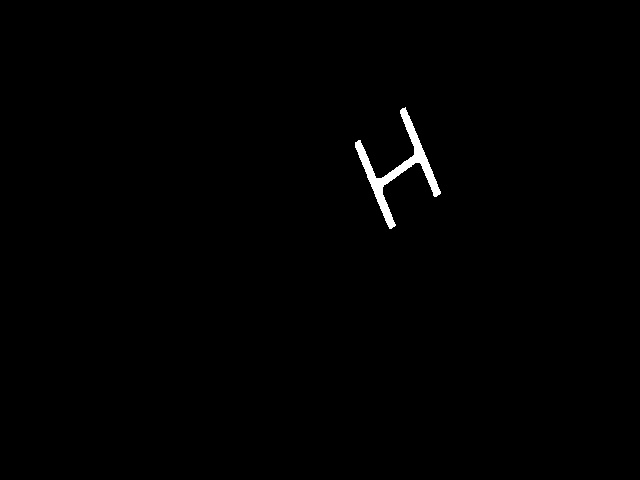
#> input picture jetson_vision/prueba_ia.jpg, 640 x 480 px
$ python prueba.py --image prueba_ia.jpg
#> lines starting #> are read from the running program, lines starting #| are printed output that depends on the picture; after the words box and inside, x2 and y2 are one past the last pixel; in counts of white or black regions, pixels touching at a corner belong together
'''
Text skewness correction
This tutorial demonstrates how to correct the skewness in a text.
The program takes as input a skewed source image and shows non skewed text.

Usage:
        python text_skewness_correction.py --image "Image path"
'''

import numpy as np
import cv2 as cv
import sys
import argparse


def main():
    parser = argparse.ArgumentParser()
    parser.add_argument("-i", "--image", default="imageTextR.png", help="path to input image file")
    args = vars(parser.parse_args())

    # load the image from disk
    image = cv.imread(cv.samples.findFile(args["image"]))
#> image is the input picture: shape (480, 640, 3); min 0, max 255, mean 1.6
    if image is None:
        print("can't read image " + args["image"])
        sys.exit(-1)
    gray = cv.cvtColor(image, cv.COLOR_BGR2GRAY)

    # threshold the image, setting all foreground pixels to
    # 255 and all background pixels to 0
    thresh = cv.threshold(gray, 0, 255, cv.THRESH_BINARY_INV | cv.THRESH_OTSU)[1]
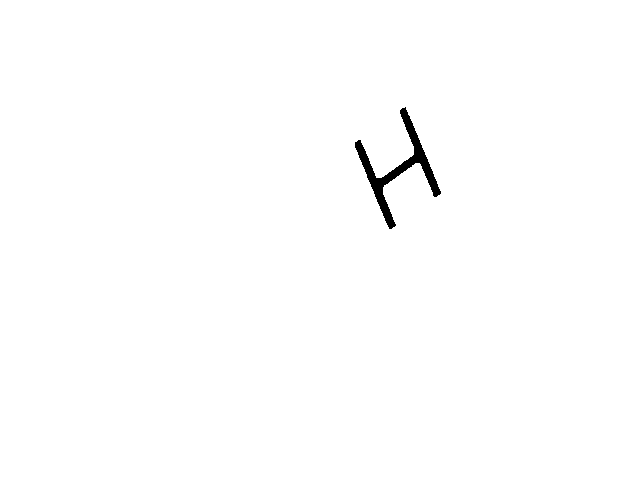
#> thresh: shape (480, 640); 99.4% white; 1 black region, box (x1, y1, x2, y2) and area: (355, 107, 441, 229) 1874

    # Applying erode filter to remove random noise
    erosion_size = 1
    element = cv.getStructuringElement(cv.MORPH_RECT, (2 * erosion_size + 1, 2 * erosion_size + 1), (erosion_size, erosion_size) )
    thresh = cv.erode(thresh, element)
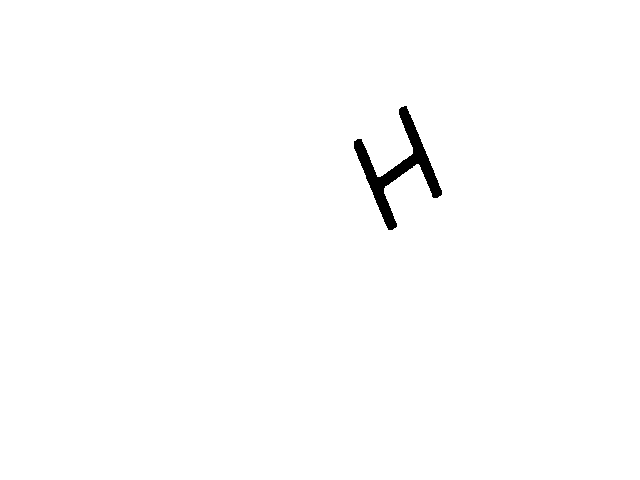
#> thresh: shape (480, 640); 99.2% white; 1 black region, box (x1, y1, x2, y2) and area: (354, 106, 442, 230) 2492

    coords = cv.findNonZero(thresh)
#> coords = contour of 304708 points, box (x1, y1, x2, y2) (0, 0, 640, 480), area 0
    angle = cv.minAreaRect(coords)[-1]
#> angle = -90
    # the `cv.minAreaRect` function returns values in the
    # range [0, 90) if the angle is more than 45 we need to subtract 90 from it
    if angle > 45:
        angle = (angle - 90)

    (h, w) = image.shape[:2]
#> h = 480; w = 640
    center = (w // 2, h // 2)
#> center = (320, 240)
    M = cv.getRotationMatrix2D(center, angle, 1.0)
#> M = [[6.12e-17, -1, 560], [1, 6.12e-17, -80]]
    rotated = cv.warpAffine(image, M, (w, h), flags=cv.INTER_CUBIC, borderMode=cv.BORDER_REPLICATE)
    cv.putText(rotated, "Angle: {:.2f} degrees".format(angle), (10, 30), cv.FONT_HERSHEY_SIMPLEX, 0.7, (0, 0, 255), 2)
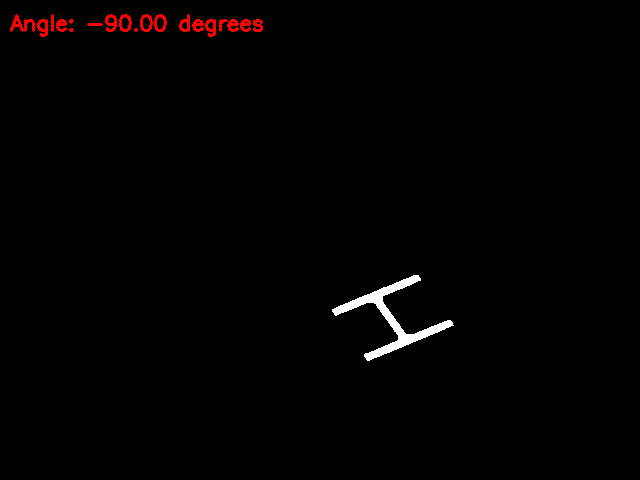
#> rotated: shape (480, 640, 3); mean B, G, R 1.6, 1.6, 3

    # show the output image
    print("[INFO] angle: {:.2f}".format(angle))
#| [INFO] angle: -90.00
    cv.imshow("Input", image)
    cv.imshow("Rotated", rotated)
    cv.waitKey(0)


if __name__ == "__main__":
    print(__doc__)
    main()
    cv.destroyAllWindows()
